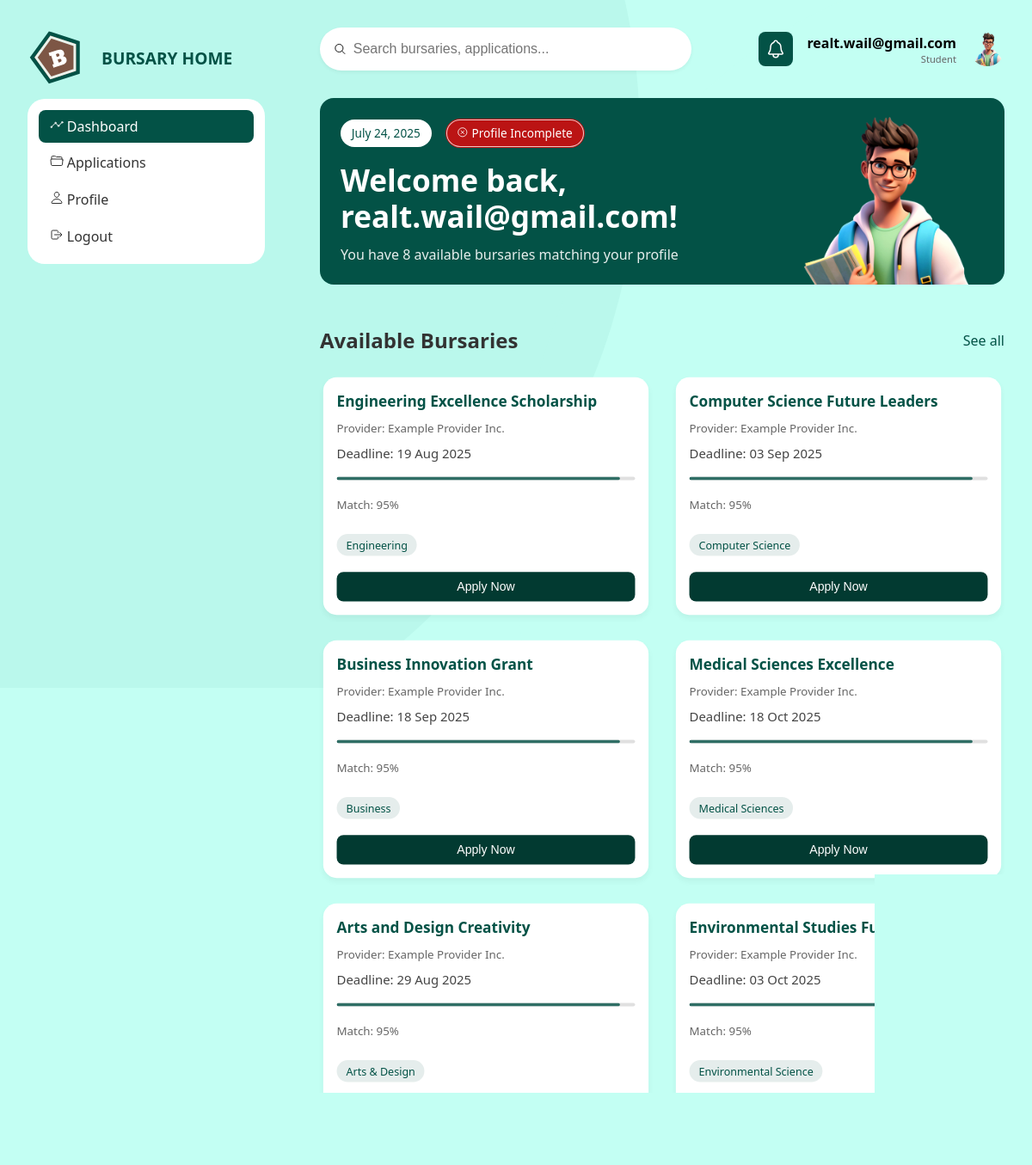
Page /dashboard/ (signed in) on the committed database.
### student_app/models.py (models this page shows, shortened)
class Bursary(models.Model):
    ACADEMIC_LEVEL_CHOICES = [
        ('UG', 'Undergraduate'),
        ('PG', 'Postgraduate'),
        ('PHD', 'Doctorate'),
    ]
    name = models.CharField(max_length=200)
    description = models.TextField()
    amount = models.DecimalField(max_digits=10, decimal_places=2)
    deadline = models.DateField()
    academic_level = models.CharField(max_length=3, choices=ACADEMIC_LEVEL_CHOICES)
    field_of_study = models.CharField(max_length=100)
    gpa_requirement = models.DecimalField(max_digits=3, decimal_places=2, null=True, blank=True)
    nationality = models.CharField(max_length=100, null=True, blank=True)
    residency = models.CharField(max_length=100, null=True, blank=True)
    gender = models.CharField(max_length=20, null=True, blank=True)
    ethnicity = models.CharField(max_length=100, null=True, blank=True)
    disability_status = models.BooleanField(default=False)
    first_gen_student = models.BooleanField(default=False)
    created_at = models.DateTimeField(auto_now_add=True)
    updated_at = models.DateTimeField(auto_now=True)
    class Meta:
        verbose_name_plural = "Bursaries"

### student_app/decorators.py (the view)
    def _wrapped_view(request, *args, **kwargs):
        if not request.user.is_authenticated:
            return redirect('student_app:login')  # Or your login URL name
        try:
            student = request.user.student
            if not student.is_profile_complete():
                return redirect('student_app:complete-profile')  # Or your profile completion URL name
        except Student.DoesNotExist:
            return redirect('student_app:complete-profile') # Or your profile creation URL name
        return view_func(request, *args, **kwargs)

### student_app/models.py (called while the page is built)
    def is_profile_complete(self):
        required_docs = bool(self.academic_records and self.proof_of_registration)
        essential_text_data = all([
            self.student_number,
            self.date_of_birth,
            self.current_institution,
            self.study_program,
            self.academic_year is not None, # Check for None as 0 could be a valid year in some contexts
            self.average_grade is not None,
            self.contact_number
        ])
        return required_docs and essential_text_data

### student_app/views.py (called while the page is built, shortened)
@login_required
@profile_complete_required
def dashboard(request):
    bursaries = Bursary.objects.all()
    user_status = "Profile Incomplete" # Default
    try:
        student = request.user.student
        if student.profile_status == 'Verified':
            user_status = "Verified"
        elif student.profile_status == 'Pending AI' or student.is_profile_complete(): # if complete but not yet verified by admin
            user_status = "Pending Verification"
    except Student.DoesNotExist:
        pass # Handled by decorator, but good to be safe
    current_date = timezone.now()
    return render(request, 'student_app/dashboard.html', {
        'bursaries': bursaries,
        'user_status': user_status,
        'current_date': current_date,
        'current_page': 'dashboard'
    })

### student_app/templates/student_app/dashboard.html (shortened to what this page needs)
{% extends 'student_app/dashboard_base.html' %}
{% load static %}
{% block main_content %}
        <section class="header">
            <div class="header-content">
                <div class="header-top">
                    <span class="date">{{ current_date|date:"F j, Y" }}</span>
                    {% if user_status == "Verified" %}
                        <span class="status-label verified"><ion-icon name="checkmark-circle-outline"></ion-icon> Verified</span>
                    {% elif user_status == "Pending" %}
                        <span class="status-label pending"><ion-icon name="hourglass-outline"></ion-icon> Pending Verification</span>
                    {% else %}
                        <span class="status-label unverified"><ion-icon name="close-circle-outline"></ion-icon> Profile Incomplete</span>
                    {% endif %}
                </div>
                <div class="header-text">
                        <h2>Welcome back,<br>{{ user.username }}!</h2>
                        <p>You have 8 available bursaries matching your profile</p>
                </div>
            </div>
            <div class="header-image">
                <img src="{% static 'images/boy white.png' %}" alt="Student illustration">
            </div>
        </section>
      <section class="bursaries">
                <div class="bursaries-header">
                    <h2>Available Bursaries</h2>
                    <a href="#">See all</a>
                </div>
                {% if bursaries %}
                <div class="bursaries-grid">
                    {% for bursary in bursaries %}
                    <div class="bursary-card"
                         data-bursary-id="{{ bursary.id }}"
                         data-title="{{ bursary.name }}"
                         data-provider="Example Provider Inc."
                         data-field="{{ bursary.field_of_study }}"
                         data-gpa="3.5+"
                         data-deadline="{{ bursary.deadline|date:"d M Y" }}">
                        <h3>{{ bursary.name }}</h3>
                        <p class="available">Provider: Example Provider Inc.</p>
                        <p class="deadline">Deadline: {{ bursary.deadline|date:"d M Y" }}</p>
                        <div class="progress-bar">
                            <div class="progress-bar-fill" style="width: 95%;"></div>
                        </div>
                        <p class="match">Match: 95%</p>
                        <span class="tag">{{ bursary.field_of_study }}</span>
                        <button class="apply-btn">Apply Now</button>
                    </div>
                    {% endfor %}
                </div>
                {% else %}
                    <p>No bursaries available at the moment.</p>
                {% endif %}
            </section>
        {% endblock %}

### student_app/templates/student_app/dashboard_base.html
{% extends 'student_app/auth_base.html' %}
{% load static %}
{% block body_class %}dashboard-page{% endblock %}
{% block page_container_class %}dashboard{% endblock %}
{% block content %}
    <aside class="sidebar">
        {% include 'components/logo_component.html' with direction='horizontal' %}
        <div class="sidebar-menu">
            <ul>
                <li class="{% if current_page == 'dashboard' %}active{% endif %}"><a href="{% url 'student_app:dashboard' %}" style="color: inherit; text-decoration: none;"><ion-icon name="analytics-outline"></ion-icon> Dashboard</a></li>
                <li class="{% if current_page == 'applications' %}active{% endif %}"><a href="{% url 'student_app:applications' %}" style="color: inherit; text-decoration: none;"><ion-icon name="folder-open-outline"></ion-icon> Applications</a></li>
                <li class="{% if current_page == 'profile' %}active{% endif %}"><a href="{% url 'student_app:profile' %}" style="color: inherit; text-decoration: none;"><ion-icon name="person-outline"></ion-icon> Profile</a></li>
                <li><a href="{% url 'student_app:logout' %}" style="color: inherit; text-decoration: none;"><ion-icon name="log-out-outline"></ion-icon> Logout</a></li>
            </ul>
        </div>
    </aside>
    <main class="content">
        <header class="top-header">
            <div class="search-bar">
                <ion-icon name="search-outline"></ion-icon>
                <input type="text" placeholder="Search bursaries, applications...">
            </div>
            <div class="profile-section">
                <div class="notification-wrapper">
                    <ion-icon name="notifications-outline" class="notification-bell"></ion-icon>
                </div>
                <div class="profile-details">
                    <span class="profile-name">{{ user.username }}</span>
                    <span class="profile-role">Student</span>
                </div>
                <img src="{% static 'images/boy white.png' %}" alt="User Profile" class="profile-image">
            </div>
        </header>
        {% block main_content %}
        {% endblock %}
    </main>
{% endblock %}

### student_app/templates/student_app/auth_base.html (shortened to what this page needs)
{% load static %}
<!DOCTYPE html>
<html lang="en">
<head>
    <link rel="stylesheet" href="{% static 'student_app.css' %}">
</head>
<body class="{% block body_class %}{% endblock %}">
    <div class="{% block page_container_class %}page-container{% endblock %}">
        {% block content %}
        {% endblock %}
    </div>
</body>
</html>

### templates/components/logo_component.html
{% load static %}
<div class="logo {% if direction == 'vertical' %}logo-vertical{% else %}logo-horizontal{% endif %}">
    <img src="{% static 'images/Bursary_Logo.svg' %}" alt="Bursary Home Logo">
    <h2>BURSARY HOME</h2>
</div>

### static/student_app.css (style rules this page uses)
:root { --primary-color: #035246; --background-color: #C3FFF3; --background-color2: #69BCAB; }

### rows in the picture
Bursary: name "Engineering Excellence Scholarship", deadline "19 Aug 2025", field_of_study "Engineering"
Bursary: name "Computer Science Future Leaders", deadline "03 Sep 2025", field_of_study "Computer Science"
Bursary: name "Business Innovation Grant", deadline "18 Sep 2025", field_of_study "Business"
Bursary: name "Medical Sciences Excellence", deadline "18 Oct 2025", field_of_study "Medical Sciences"
Bursary: name "Arts and Design Creativity", deadline "29 Aug 2025", field_of_study "Arts & Design"
Bursary: name "Environmental Studies Fund", deadline "03 Oct 2025", field_of_study "Environmental Science"

### other values in the picture
{{ user.username }} "realt.wail@gmail.com"
